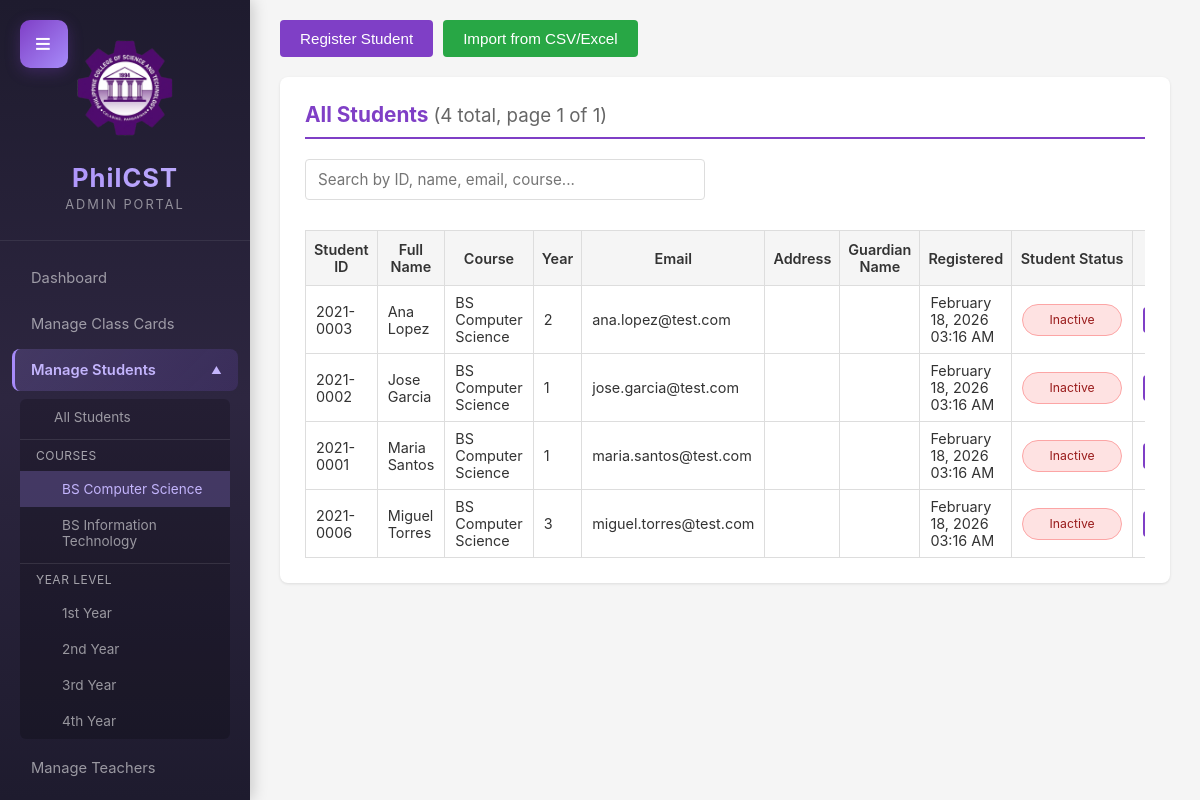
The app's page /frontend/admin/students.php?course=BS+Computer+Science (signed in) with its own data.
### tables this page shows
CREATE TABLE students (
    id INT PRIMARY KEY AUTO_INCREMENT,
    student_id VARCHAR(20) UNIQUE NOT NULL,
    name VARCHAR(100) NOT NULL,
    email VARCHAR(100) UNIQUE NOT NULL,
    course VARCHAR(100) NOT NULL,
    year INT NOT NULL,
    created_at TIMESTAMP DEFAULT CURRENT_TIMESTAMP,
    updated_at TIMESTAMP DEFAULT CURRENT_TIMESTAMP ON UPDATE CURRENT_TIMESTAMP
);

### backend/includes/functions.php (called while the page is built, shortened)
<?php
function formatDate($date) {
    $tz = new DateTimeZone('Asia/Manila');
    $dt = new DateTime($date, $tz);
    return $dt->format('F d, Y h:i A');
}
function getPaginationData($total_items, $items_per_page = 10) {
    $current_page = isset($_GET['page']) ? max(1, intval($_GET['page'])) : 1;
    $total_pages = ceil($total_items / $items_per_page);
    $current_page = min($current_page, max(1, $total_pages));
    $offset = ($current_page - 1) * $items_per_page;
    return [
        'current_page' => $current_page,
        'total_pages' => $total_pages,
        'offset' => $offset,
        'limit' => $items_per_page,
        'total_items' => $total_items
    ];
}
?>

### frontend/admin/students.php (the view, shortened to what this page needs)
<?php
require_once '../../backend/config/db.php';
require_once '../../backend/includes/functions.php';
$course_filter = isset($_GET['course']) ? trim($_GET['course']) : null;
$year_filter = isset($_GET['year']) ? intval($_GET['year']) : null;
$count_query = 'SELECT COUNT(*) as total FROM students';
$count_params = [];
if ($course_filter || $year_filter) {
    $count_query .= ' WHERE 1=1';
    if ($course_filter) {
        $count_query .= ' AND course = ?';
        $count_params[] = $course_filter;
    }
}
$stmt = $pdo->prepare($count_query);
$stmt->execute($count_params);
$total_students = $stmt->fetch()['total'];
$pagination = getPaginationData($total_students, 15);
$query = 'SELECT * FROM students';
$query_params = [];
if ($course_filter || $year_filter) {
    $query .= ' WHERE 1=1';
    if ($course_filter) {
        $query .= ' AND course = ?';
        $query_params[] = $course_filter;
    }
}
$query .= ' ORDER BY name LIMIT ' . intval($pagination['limit']) . ' OFFSET ' . intval($pagination['offset']);
$stmt = $pdo->prepare($query);
$stmt->execute($query_params);
$students = $stmt->fetchAll();
$course_stmt = $pdo->prepare('SELECT DISTINCT course FROM students WHERE course IS NOT NULL AND course != "" ORDER BY course');
$course_stmt->execute();
$courses = $course_stmt->fetchAll();
?>
<!DOCTYPE html>
<html lang="en">
<head>
    <link rel="stylesheet" href="../css/admin.css">
</head>
<body>
    <div class="dashboard-container">
        <button class="sidebar-toggle-btn" onclick="toggleSidebar()" title="Toggle Sidebar">≡</button>
        <aside class="sidebar">
            <div class="sidebar-header">
                <img src="../images/Philcst Logo (2).png" alt="PhilCST Logo" class="sidebar-logo">
                <h2>PhilCST</h2>
                <p>Admin Portal</p>
            </div>
            <nav class="sidebar-nav">
                <a href="/CLASS_CARD_DROPPING_SYSTEM/frontend/admin/dashboard.php" class="nav-item">
                    <span>Dashboard</span>
                </a>
                <a href="/CLASS_CARD_DROPPING_SYSTEM/frontend/admin/dropped_cards.php" class="nav-item">
                    <span>Manage Class Cards</span>
                </a>
                <div class="nav-item submenu-trigger active" onclick="toggleSubmenu(this)">
                    <span>Manage Students</span>
                </div>
                <div class="submenu active" id="studentSubmenu">
                    <a href="/CLASS_CARD_DROPPING_SYSTEM/frontend/admin/students.php" class="submenu-item <?php echo !$course_filter && !$year_filter ? 'active' : ''; ?>">All Students</a>
                    <div style="padding: 8px 16px; color: rgba(255, 255, 255, 0.6); font-size: 0.75em; text-transform: uppercase; letter-spacing: 0.5px; margin-top: 4px; border-top: 1px solid rgba(255, 255, 255, 0.1);">Courses</div>
                    <?php foreach ($courses as $course): ?>
                    <a href="/CLASS_CARD_DROPPING_SYSTEM/frontend/admin/students.php?course=<?php echo urlencode($course['course']); ?>" class="submenu-item" style="padding-left: 40px; <?php echo $course_filter === $course['course'] && !$year_filter ? 'background-color: rgba(167, 139, 250, 0.25); color: #c4b5fd;' : ''; ?>"><?php echo htmlspecialchars($course['course']); ?></a>
                    <?php endforeach; ?>
                    <div style="padding: 8px 16px; color: rgba(255, 255, 255, 0.6); font-size: 0.75em; text-transform: uppercase; letter-spacing: 0.5px; margin-top: 4px; border-top: 1px solid rgba(255, 255, 255, 0.1);">Year Level</div>
                    <a href="/CLASS_CARD_DROPPING_SYSTEM/frontend/admin/students.php?year=1" class="submenu-item" style="padding-left: 40px; <?php echo $year_filter === 1 && !$course_filter ? 'background-color: rgba(167, 139, 250, 0.25); color: #c4b5fd;' : ''; ?>">1st Year</a>
                    <a href="/CLASS_CARD_DROPPING_SYSTEM/frontend/admin/students.php?year=2" class="submenu-item" style="padding-left: 40px; <?php echo $year_filter === 2 && !$course_filter ? 'background-color: rgba(167, 139, 250, 0.25); color: #c4b5fd;' : ''; ?>">2nd Year</a>
                    <a href="/CLASS_CARD_DROPPING_SYSTEM/frontend/admin/students.php?year=3" class="submenu-item" style="padding-left: 40px; <?php echo $year_filter === 3 && !$course_filter ? 'background-color: rgba(167, 139, 250, 0.25); color: #c4b5fd;' : ''; ?>">3rd Year</a>
                    <a href="/CLASS_CARD_DROPPING_SYSTEM/frontend/admin/students.php?year=4" class="submenu-item" style="padding-left: 40px; <?php echo $year_filter === 4 && !$course_filter ? 'background-color: rgba(167, 139, 250, 0.25); color: #c4b5fd;' : ''; ?>">4th Year</a>
                </div>
                <a href="/CLASS_CARD_DROPPING_SYSTEM/frontend/admin/teachers.php" class="nav-item">
                    <span>Manage Teachers</span>
                </a>
                <a href="/CLASS_CARD_DROPPING_SYSTEM/frontend/admin/drop_history.php" class="nav-item">
                </a>
            </nav>
        </aside>
        <main class="main-content">
            <div class="content-wrapper">
                <div style="margin-bottom: 20px; display: flex; gap: 10px; flex-wrap: wrap;">
                    <button type="button" class="btn btn-primary" onclick="openRegisterModal()">Register Student</button>
                    <button type="button" class="btn btn-success" onclick="openImportModal()">Import from CSV/Excel</button>
                </div>
                <section class="section">
                    <h2>All Students <span style="font-weight: normal; font-size: 0.9em; color: #666;">(<span id="studentsTable-count"><?php echo $pagination['total_items']; ?></span> total, page <?php echo $pagination['current_page']; ?> of <?php echo max(1, $pagination['total_pages']); ?>)</span></h2>
                    <div class="form-group" style="max-width: 400px; margin-bottom: 15px;">
                        <input type="text" id="liveSearchStudents" data-live-filter="studentsTable" placeholder="Search by ID, name, email, course..." style="width: 100%;">
                    </div>
                    <?php if (count($students) > 0): ?>
                        <div class="table-responsive">
                            <table class="table" id="studentsTable">
                                <thead>
                                    <tr>
                                        <th>Student ID</th>
                                        <th>Full Name</th>
                                        <th>Course</th>
                                        <th>Year</th>
                                        <th>Email</th>
                                        <th>Address</th>
                                        <th>Guardian Name</th>
                                        <th>Registered</th>
                                        <th>Student Status</th>
                                        <th>Action</th>
                                    </tr>
                                </thead>
                                <tbody>
                                    <?php foreach ($students as $student): ?>
                                        <tr>
                                            <td><?php echo htmlspecialchars($student['student_id'] ?? ''); ?></td>
                                            <td><?php echo htmlspecialchars($student['name'] ?? ''); ?></td>
                                            <td><?php echo htmlspecialchars($student['course'] ?? ''); ?></td>
                                            <td><?php echo $student['year'] ?? ''; ?></td>
                                            <td><?php echo htmlspecialchars($student['email'] ?? ''); ?></td>
                                            <td><?php echo htmlspecialchars($student['address'] ?? ''); ?></td>
                                            <td><?php echo htmlspecialchars($student['guardian_name'] ?? ''); ?></td>
                                            <td><?php echo formatDate($student['created_at'] ?? ''); ?></td>
                                            <td><span
                                                    class="status status-<?php echo ($student['status'] === 'active') ? 'active' : 'inactive'; ?>"><?php echo ucfirst($student['status'] ?? 'inactive'); ?></span>
                                            </td>
                                            <td>
                                            </td>
                                        </tr>
                                    <?php endforeach; ?>
                                </tbody>
                            </table>
                        </div>
                    <?php else: ?>
                        <p class="no-data">No students registered yet.</p>
                    <?php endif; ?>
                </section>
            </div>
        </main>
    </div>
</body>
</html>

### records on screen
students: student "2021-0003", name "Ana Lopez", course "BS Computer Science", year "2", email "ana.lopez@test.com", created_at "February 18, 2026 03:16 AM", status "Inactive"
students: student "2021-0002", name "Jose Garcia", course "BS Computer Science", year "1", email "jose.garcia@test.com", created_at "February 18, 2026 03:16 AM", status "Inactive"
students: student "2021-0001", name "Maria Santos", course "BS Computer Science", year "1", email "maria.santos@test.com", created_at "February 18, 2026 03:16 AM", status "Inactive"
students: student "2021-0006", name "Miguel Torres", course "BS Computer Science", year "3", email "miguel.torres@test.com", created_at "February 18, 2026 03:16 AM", status "Inactive"

### other values on screen
$course['course'] "BS Computer Science"
$course['course'] "BS Information Technology"
$pagination['total_items'] "4"
$pagination['current_page'] "1"
max(1, $pagination['total_pages']) "1"
